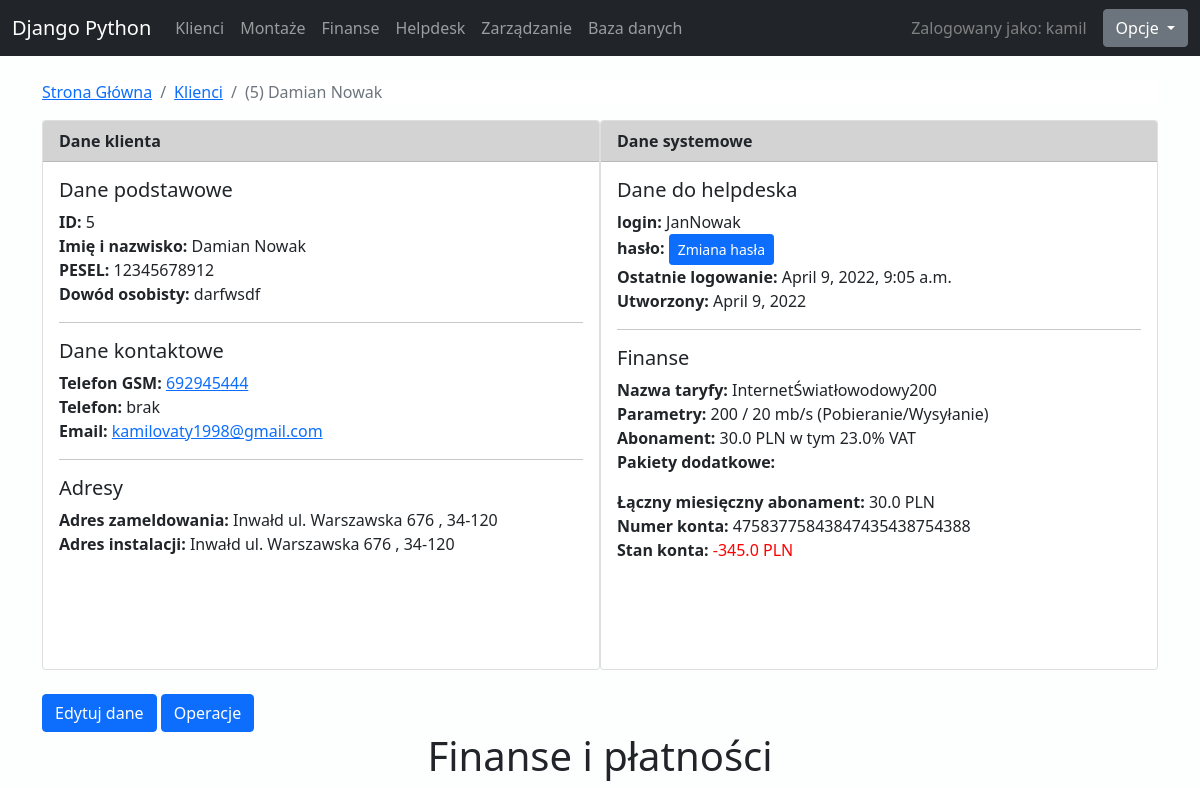
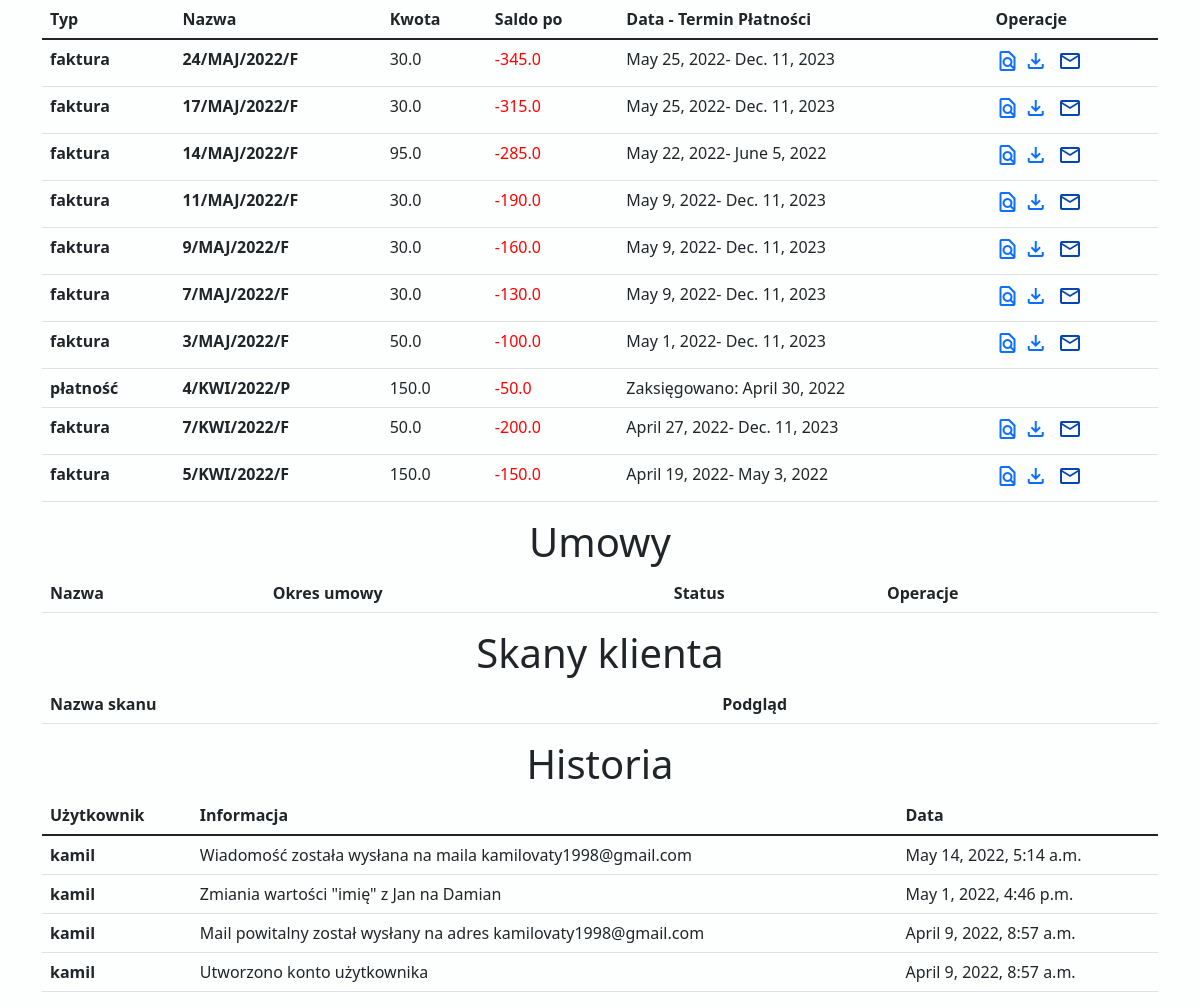
The app's page /klienci/id/5 (signed in) with its own data (2 pictures, top to bottom).
### klienci/models.py (models this page shows, shortened)
class Klient(models.Model):
    imie = models.CharField(max_length=50)
    nazwisko = models.CharField(max_length=50)
    pesel = models.CharField(max_length=11)
    seriaDowodu = models.CharField(max_length=9)
    aktywny = models.BooleanField(default=True)
    numerGSM = models.CharField(max_length=20, blank=True)
    numerStacjonarny = models.CharField(max_length=20, blank=True)
    email = models.EmailField(blank=True, null=True)
    miastoZamieszkania = models.CharField(max_length=50)
    ulicaZamieszkania = models.CharField(max_length=50)
    numerZamieszkania = models.CharField(max_length=50)
    numerMieszkaniaZamieszkania = models.CharField(max_length=50,blank=True)
    kodPocztowyZamieszkania = models.CharField(max_length=6)
    wojewodztwoInstalacji = models.ForeignKey(Wojewodztwo, on_delete=models.CASCADE)
    powiatInstalacji = models.ForeignKey(Powiat, on_delete=models.CASCADE)
    gminaInstalacji = models.ForeignKey(Gmina, on_delete=models.CASCADE)
    miastoInstalacji = models.ForeignKey(Miasto, on_delete=models.CASCADE)
    ulicaInstalacji = models.ForeignKey(Ulica, on_delete=models.CASCADE)
    numerInstalacji = models.CharField(max_length=50)
    numerMieszkaniaInstalacji = models.CharField(max_length=50, blank=True)
    kodPocztowyInstalacji = models.CharField(max_length=6)
    uzytkownik = models.OneToOneField(User, null=True, on_delete=models.CASCADE)
    stanKonta = models.FloatField(default=0)
    taryfa = models.ForeignKey(Taryfa, on_delete=models.CASCADE, blank=True, null=True)
    pakiety = models.ManyToManyField(PakietDodatkowy, blank=True,)
    class Meta:
        verbose_name = "Klient"
        verbose_name_plural = "Klienci"

class Miasto(models.Model):
    gmina = models.ForeignKey(Gmina, on_delete=models.CASCADE)
    nazwaMiasta = models.CharField(max_length=50)
    def __str__(self):
        return self.nazwaMiasta
    class Meta:
        verbose_name = "Miasto"
        verbose_name_plural = "Miasta"

class Ulica(models.Model):
    miasto = models.ForeignKey(Miasto, on_delete=models.CASCADE)
    nazwaUlicy = models.CharField(max_length=50)
    def __str__(self):
        return self.nazwaUlicy
    class Meta:
        verbose_name = "Ulica"
        verbose_name_plural = "Ulice"

class KontoBankowe(models.Model):
    numerKonta = models.CharField(max_length=26)
    klient = models.ForeignKey(Klient, on_delete=models.CASCADE, blank=True, default=None, null=True)
    class Meta:
        verbose_name = "Konto bankowe"
        verbose_name_plural = "Konta bankowe"

class Faktura(models.Model):
    uzytkownik = models.ForeignKey(Klient, on_delete=models.CASCADE)
    nazwa = models.CharField(max_length=100)
    typ = models.CharField(max_length=100)
    koszt = models.FloatField()
    saldoPo = models.FloatField()
    faktura = models.FileField(blank=True, null=True)
    dataWystawienia = models.DateField(blank=True)
    terminPlatnosci = models.DateField(blank=True, null=True)
    sposobPlatnosci = models.CharField(max_length=100, blank=True)
    dataDodania = models.DateTimeField(auto_now_add=True)
    notatka = models.TextField(max_length=100, blank=True)
    class Meta:
        verbose_name = "Faktura"
        verbose_name_plural = "Faktury"

class KlientHistoria(models.Model):
    uzytkownik = models.ForeignKey(User, on_delete=models.CASCADE)
    data = models.DateTimeField(auto_now_add=True)
    zmieniono = models.CharField(max_length=100)
    klient = models.ForeignKey(Klient, on_delete=models.CASCADE)
    class Meta:
        verbose_name = "Historia klienta"
        verbose_name_plural = "Historia klientów"

### zarzadzanie/models.py (models this page shows)
class Taryfa(models.Model):
    nazwaTaryfy = models.CharField(max_length=100)
    pobieranie = models.CharField(max_length=20)
    wysylanie = models.CharField(max_length=20)
    cena = models.FloatField()
    podatek = models.FloatField()
    def __str__(self):
        return f'{self.nazwaTaryfy}'
    class Meta:
        verbose_name = "Taryfa"
        verbose_name_plural = "Taryfy"

### klienci/views.py (the view)
# urls.py: path('id/<id>', views.klient, name="klient"),
@login_required(login_url="logowanie")
def klient(request, id):
    zalogowany = User.objects.get(username = request.user)
    if zalogowany.groups.filter(name='klienci'):
        return redirect('profil_klienta')
    klient = Klient.objects.get(pk = id)
    form = DodawanieNowegoKlienta(request.POST or None, instance = klient)
    kontoBankowe = KontoBankowe.objects.get(klient_id = id)
    taryfaKlienta = klient.taryfa
    pakiety = klient.pakiety.all()
    idUzytkownika = klient.uzytkownik.id
    uzytkownik = klient.uzytkownik
    form2 = SetPasswordForm(uzytkownik, request.POST or None)
    if taryfaKlienta:
        lacznyAbonament = 0
        lacznyAbonament += taryfaKlienta.cena
        for pakiet in pakiety:
            lacznyAbonament += pakiet.cena
    else: lacznyAbonament = None
    skany = Skan.objects.all()
    faktury = Faktura.objects.filter(uzytkownik_id = id).order_by("-id")
    historia = KlientHistoria.objects.all().order_by('-data')
    umowy = Umowa.objects.filter(uzytkownik_id = id).order_by('-dataDodania')
    if 'przyciskEdytuj' in request.POST:
        if request.POST['imie'] != klient.imie:
            KlientHistoria.objects.create(uzytkownik=request.user, zmieniono=f'Zmiania wartości "imię" z {klient.imie} na {request.POST["imie"]}', klient = klient)
        if form.is_valid():
            form.save()
            return HttpResponseRedirect(request.path_info)
    if 'przyciskHaslo' in request.POST:
        if form.is_valid():
            form.save()
            KlientHistoria.objects.create(uzytkownik=request.user, zmieniono="Zmieniono hasło użytkownika", klient = klient)
            return HttpResponseRedirect(request.path_info)
    return render(request, "klienci/klient.html", {'form2': form2, 'klient': klient, "idUzytkownika": idUzytkownika, "lacznyAbonament":lacznyAbonament, 'form': form, 'skany':skany, 'historia':historia, 'faktury':faktury, "kontoBankowe":kontoBankowe, "taryfaKlienta":taryfaKlienta, 'pakiety':pakiety, 'umowy':umowy})

### klienci/models.py (called while the page is built)
    def __str__(self):
        return self.nazwaWojewodztwa

    def __str__(self):
        return self.nazwaPowiatu

    def __str__(self):
        return self.nazwaGminy

### zarzadzanie/models.py (called while the page is built)
    def __str__(self):
        return self.nazwaPakietu

### templates/klienci/klient.html (shortened to what this page needs)
{% extends 'glowna/szablon.html' %}
{% load static %}
{%block content %}
<nav style="background-color:white;" aria-label="breadcrumb">
  <ol class="breadcrumb">
    <li class="breadcrumb-item"><a href="{% url 'glowna' %}">Strona Główna</a></li>
    <li class="breadcrumb-item"><a href="{% url 'klienci' %}">Klienci</a></li>
    <li class="breadcrumb-item active" aria-current="page">({{klient.id}}) {{ klient.imie }} {{klient.nazwisko}}</li>
  </ol>
</nav>
<link href="{% static 'klientStyl.css' %}" rel="stylesheet">
<div class="card">
  <div class="card-header">
    <b>Dane klienta</b>
  </div>
  <div class="card-body">
    <h5 class="card-title">Dane podstawowe</h5>
    <b>ID:</b> {{klient.id}}<br>
    <b>Imię i nazwisko:</b> {{klient.imie}} {{klient.nazwisko}} <br>
    <b>PESEL:</b> {{klient.pesel}}<br>
    <b>Dowód osobisty:</b> {{klient.seriaDowodu}}<br>
    <hr>
    <h5 class="card-title">Dane kontaktowe</h5>
    <b>Telefon GSM:</b>{% if klient.numerGSM == '' %} brak {% else %} <a href="tel:{{klient.numerGSM}}">{{klient.numerGSM}}</a>{% endif %}<br>
    <b>Telefon:</b> {% if klient.numerStacjonarny == '' %} brak {% else %}<a href="tel:{{klient.numerStacjonarny}}">{{klient.numerStacjonarny}}</a>{% endif %}<br>
    <b>Email:</b> {% if klient.email == '' %} brak {% else %}<a href="mailto:{{klient.email}}?subject=Wiadomość od operatora">{{klient.email}}</a>{% endif %}<br>
    <hr>
    <h5 class="card-title">Adresy</h5>
    <b>Adres zameldowania:</b> {{klient.miastoZamieszkania}} {{klient.ulicaZamieszkania}} {{klient.numerZamieszkania}}
    {% if klient.numerMieszkaniaZamieszkania != ''%}/ {{klient.numerMieszkaniaZamieszkania}}{% endif %}, {{klient.kodPocztowyZamieszkania}}<br>
    <b>Adres instalacji:</b> {{klient.miastoInstalacji}} {{klient.ulicaInstalacji}} {{klient.numerInstalacji}}
    {% if klient.numerMieszkaniaInstalacji != ''%}/ {{klient.numerMieszkaniaInstalacji}}{% endif %}, {{klient.kodPocztowyInstalacji}}<br>
  </div>
</div>
<div class="card">
  <div class="card-header">
    <b>Dane systemowe</b>
  </div>
  <div class="card-body">
    <h5 class="card-title">Dane do helpdeska</h5>
    <b>login: </b>{{klient.uzytkownik}}<br>
    <b>hasło: </b>      <button type="button" id="1" class="btn btn-primary btn-sm" data-bs-toggle="modal" data-bs-target="#staticBackdropHaslo">Zmiana hasła</button><br>
    <b>Ostatnie logowanie:</b> {{klient.uzytkownik.last_login}}<br>
    <b>Utworzony:</b> {{klient.uzytkownik.date_joined.date}}<br>
    <hr>
    <h5 class="card-title">Finanse</h5>
    <b>Nazwa taryfy: </b>{{klient.taryfa.nazwaTaryfy}}<br>
    <b>Parametry: </b>{{klient.taryfa.pobieranie}} / {{klient.taryfa.wysylanie}} mb/s (Pobieranie/Wysyłanie)<br>
    <b>Abonament: </b>{{klient.taryfa.cena}} PLN w tym {{klient.taryfa.podatek}}% VAT<br>
    <b>Pakiety dodatkowe:</b><br>
    <b>Łączny miesięczny abonament: </b> {{lacznyAbonament}} PLN<br>
    <b>Numer konta: </b> {{kontoBankowe.numerKonta}}<br>
    <b>Stan konta: </b>
    {% if klient.stanKonta >= 0  %}<span style="color:green;"> {{klient.stanKonta}} PLN</span>
    {% else %}<span style="color:red;"> {{klient.stanKonta}} PLN</span> {% endif %} <br>
  </div>
</div>
 <br>
      <button type="button" id="1" class="btn btn-primary" data-bs-toggle="modal" data-bs-target="#staticBackdrop">
        Edytuj dane
      </button>
      <button class="btn btn-primary" type="button" data-bs-toggle="offcanvas" data-bs-target="#offcanvasExample" aria-controls="offcanvasExample">
        Operacje
      </button>
      <br>
      <p class="h1">Finanse i płatności</p>
              <table class="table">
                <thead>
                  <tr>
                    <th scope="col">Typ</th>
                    <th scope="col">Nazwa</th>
                    <th scope="col">Kwota</th>
                    <th scope="col">Saldo po</th>
                    <th scope="col">Data - Termin Płatności</th>
                    <th scope="col">Operacje</th>
                  </tr>
                </thead>
                <tbody>
                    {%for faktura in faktury%}
                    <tr value={{faktura.id}}>
                        <th scope="row">{{faktura.typ}}</th>
                        <th scope="row">{{faktura.nazwa}}</th>
                        <td>{{faktura.koszt}}</td>
                        <td
                        {% if faktura.saldoPo < 0 %}
                        style="color:red;">{{faktura.saldoPo}}
                      </td>
                      {% else %}
                        style="color:green;">{{faktura.saldoPo}}
                    </td>
                      {% endif %}
                    <td>{% if faktura.typ == 'faktura' %}{{faktura.dataWystawienia}}- {{faktura.terminPlatnosci}}
                      {% else %}
                        Zaksięgowano: {{faktura.dataWystawienia}}
                      {% endif %}</td>
                        <td>{% if faktura.typ == 'faktura' %}
                        <a href="/pliki/{{faktura.faktura}}" target="_blank"><span class="material-icons-outlined">find_in_page</span></a>
                        <a href="/pliki/{{faktura.faktura}}" download><span class="material-icons-outlined">file_download</span></a>
                        {% if klient.email != None %}
                        <button style="color:rgb(6,69,173);
                        background-color: transparent;
                        background-repeat: no-repeat;
                        border: none;
                        cursor: pointer;
                        overflow: hidden;
                        outline: none;" type="button" onclick="location.href='{% url 'wyslij_fakture' faktura.id%}'"><span class="material-icons-outlined">mail</span></button>
                        {% endif %}
                        {% endif %}</td>
                    </tr>
                    {% endfor %}
                </tbody>
            </table>
            <p class="h1">Umowy</p>
                 <table class="table">
                   <thead>
                     <tr>
                       <th scope="col">Nazwa</th>
                       <th scope="col">Okres umowy</th>
                       <th scope="col">Status</th>
                       <th scope="col">Operacje</th>
                     </tr>
                   </thead>
               </table>
      <p class="h1">Skany klienta</p>
              <table class="table">
                <thead>
                  <tr>
                    <th scope="col">Nazwa skanu</th>
                    <th scope="col">Podgląd</th>
                  </tr>
                </thead>
            </table>
<p class="h1">Historia</p>
<table class="table">
  <thead>
    <tr>
      <th scope="col">Użytkownik</th>
      <th scope="col">Informacja</th>
      <th scope="col">Data</th>
    </tr>
  </thead>
  <tbody>
      {%for wpis in historia%}
      {% if klient.id == wpis.klient_id %}
      <tr>
          <th scope="row">{{wpis.uzytkownik}}</th>
            <td>{{wpis.zmieniono}}</td>
            <td>{{wpis.data}}</td>
      </tr>
      {% endif %}
      {% endfor %}
  </tbody>
</table>
{% endblock %}

### templates/glowna/nawigacja.html (shortened to what this page needs)
<div class="sticky-top">
<nav class="navbar navbar-expand-lg navbar-dark bg-dark">
			<div class="container-fluid">
				<a href="{% url 'glowna'%}" class="navbar-brand">Django Python</a>
				<div class="collapse navbar-collapse" id="navbarSupportedContent">
					<ul class="navbar-nav me-auto mb-2 mb-lg-0">
							<li class="nav-item">
								<a class="nav-link" href="{% url 'klienci'%}">Klienci </a>
							</li>
							<li class="nav-item">
								<a class="nav-link" href="{% url 'montaze'%}">Montaże</a>
							</li>
							<li class="nav-item">
								<a class="nav-link" href="{% url 'finanse'%}">Finanse</a>
							</li>
							<li class="nav-item">
								<a class="nav-link" href="{% url 'zgloszenia'%}">Helpdesk</a>
							</li>
							<li class="nav-item">
								<a class="nav-link" href="{% url 'zarzadzanie'%}">Zarządzanie</a>
							</li>
							{% if request.user.is_superuser %}
							<li class="nav-item">
								<a class="nav-link" href="{% url 'admin:index' %}">Baza danych</a>
							</li>
							{% else %}
							<li class="nav-item">
								<a class="nav-link disabled" href="{% url 'admin:index' %}">Baza danych</a>
							</li>
							{% endif %}
					</ul>
						<span style="color:gray;"class="nav-link">Zalogowany jako: {{request.user}} </span>
						<div class="dropdown ">
							<button class="btn btn-secondary dropdown-toggle" type="button" id="dropdownMenuButton1" data-bs-toggle="dropdown" aria-expanded="false">
							Opcje
							</button>
						</div>
				</div>
			</div>
</nav>
</div>

### statyczne/szablonStyl.css (style rules this page uses)
body { background-color:rgb(252, 255, 254); }

### statyczne/klientStyl.css (style rules this page uses)
.card { width:50%; min-height:550px; float:left; }
.card-header { background-color: lightgray; }
.h1 { text-align:center; }

### templates/klienci/klient.html (style rules this page uses)
.card { width:50%; min-height:550px; float:left; }
.card-header { background-color: lightgray; }
.h1 { text-align:center; }

### records on screen
Klient: id "5", imie "Damian", nazwisko "Nowak", pesel "12345678912", seriaDowodu "darfwsdf", numerGSM "692945444", email "kamilovaty1998@gmail.com", miastoZamieszkania "Inwałd", ulicaZamieszkania "ul. Warszawska", numerZamieszkania "676", kodPocztowyZamieszkania "34-120", miastoInstalacji "Inwałd", ulicaInstalacji "ul. Warszawska", numerInstalacji "676", kodPocztowyInstalacji "34-120", uzytkownik "JanNowak", uzytkownik.last_login "April 9, 2022, 9:05 a.m.", uzytkownik.date_joined "April 9, 2022", taryfa.nazwaTaryfy "InternetŚwiatłowodowy200", taryfa.pobieranie "200", taryfa.wysylanie "20", taryfa.cena "30.0", taryfa.podatek "23.0", stanKonta "-345.0"
KontoBankowe: numerKonta "47583775843847435438754388"
Faktura: {{ faktura.id }} 250 (drawn), typ "faktura", nazwa "24/MAJ/2022/F", koszt "30.0", saldoPo "-345.0", dataWystawienia "May 25, 2022", terminPlatnosci "Dec. 11, 2023"
Faktura: {{ faktura.id }} 243 (drawn), typ "faktura", nazwa "17/MAJ/2022/F", koszt "30.0", saldoPo "-315.0", dataWystawienia "May 25, 2022", terminPlatnosci "Dec. 11, 2023"
Faktura: {{ faktura.id }} 240 (drawn), typ "faktura", nazwa "14/MAJ/2022/F", koszt "95.0", saldoPo "-285.0", dataWystawienia "May 22, 2022", terminPlatnosci "June 5, 2022"
Faktura: {{ faktura.id }} 231 (drawn), typ "faktura", nazwa "11/MAJ/2022/F", koszt "30.0", saldoPo "-190.0", dataWystawienia "May 9, 2022", terminPlatnosci "Dec. 11, 2023"
Faktura: {{ faktura.id }} 229 (drawn), typ "faktura", nazwa "9/MAJ/2022/F", koszt "30.0", saldoPo "-160.0", dataWystawienia "May 9, 2022", terminPlatnosci "Dec. 11, 2023"
Faktura: {{ faktura.id }} 226 (drawn), typ "faktura", nazwa "7/MAJ/2022/F", koszt "30.0", saldoPo "-130.0", dataWystawienia "May 9, 2022", terminPlatnosci "Dec. 11, 2023"
Faktura: {{ faktura.id }} 221 (drawn), typ "faktura", nazwa "3/MAJ/2022/F", koszt "50.0", saldoPo "-100.0", dataWystawienia "May 1, 2022", terminPlatnosci "Dec. 11, 2023"
Faktura: {{ faktura.id }} 216 (drawn), typ "płatność", nazwa "4/KWI/2022/P", koszt "150.0", saldoPo "-50.0", dataWystawienia "April 30, 2022"
Faktura: {{ faktura.id }} 212 (drawn), typ "faktura", nazwa "7/KWI/2022/F", koszt "50.0", saldoPo "-200.0", dataWystawienia "April 27, 2022", terminPlatnosci "Dec. 11, 2023"
Faktura: {{ faktura.id }} 210 (drawn), typ "faktura", nazwa "5/KWI/2022/F", koszt "150.0", saldoPo "-150.0", dataWystawienia "April 19, 2022", terminPlatnosci "May 3, 2022"
KlientHistoria: uzytkownik "kamil", zmieniono "Wiadomość została wysłana na maila kamilovaty1998@gmail.com", data "May 14, 2022, 5:14 a.m."
KlientHistoria: uzytkownik "kamil", zmieniono "Zmiania wartości \"imię\" z Jan na Damian", data "May 1, 2022, 4:46 p.m."
KlientHistoria: uzytkownik "kamil", zmieniono "Mail powitalny został wysłany na adres kamilovaty1998@gmail.com", data "April 9, 2022, 8:57 a.m."
KlientHistoria: uzytkownik "kamil", zmieniono "Utworzono konto użytkownika", data "April 9, 2022, 8:57 a.m."

### other values on screen
{{ request.user }} "kamil"
{{ lacznyAbonament }} "30.0"
